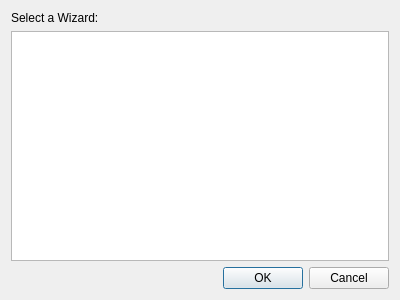
<?xml version="1.0" encoding="UTF-8"?>
<ui version="4.0">
 <class>wizardchooser</class>
 <widget class="QDialog" name="wizardchooser">
  <property name="geometry">
   <rect>
    <x>0</x>
    <y>0</y>
    <width>400</width>
    <height>300</height>
   </rect>
  </property>
  <property name="windowTitle">
   <string>New Project from Wizard</string>
  </property>
  <layout class="QVBoxLayout" name="verticalLayout">
   <item>
    <widget class="QLabel" name="label">
     <property name="text">
      <string>Select a Wizard:</string>
     </property>
    </widget>
   </item>
   <item>
    <widget class="QListWidget" name="listWidget"/>
   </item>
   <item>
    <widget class="QDialogButtonBox" name="buttonBox">
     <property name="orientation">
      <enum>Qt::Horizontal</enum>
     </property>
     <property name="standardButtons">
      <set>QDialogButtonBox::Cancel|QDialogButtonBox::Ok</set>
     </property>
    </widget>
   </item>
  </layout>
 </widget>
 <resources/>
 <connections>
  <connection>
   <sender>buttonBox</sender>
   <signal>accepted()</signal>
   <receiver>wizardchooser</receiver>
   <slot>accept()</slot>
   <hints>
    <hint type="sourcelabel">
     <x>248</x>
     <y>254</y>
    </hint>
    <hint type="destinationlabel">
     <x>157</x>
     <y>274</y>
    </hint>
   </hints>
  </connection>
  <connection>
   <sender>buttonBox</sender>
   <signal>rejected()</signal>
   <receiver>wizardchooser</receiver>
   <slot>reject()</slot>
   <hints>
    <hint type="sourcelabel">
     <x>316</x>
     <y>260</y>
    </hint>
    <hint type="destinationlabel">
     <x>286</x>
     <y>274</y>
    </hint>
   </hints>
  </connection>
 </connections>
</ui>
